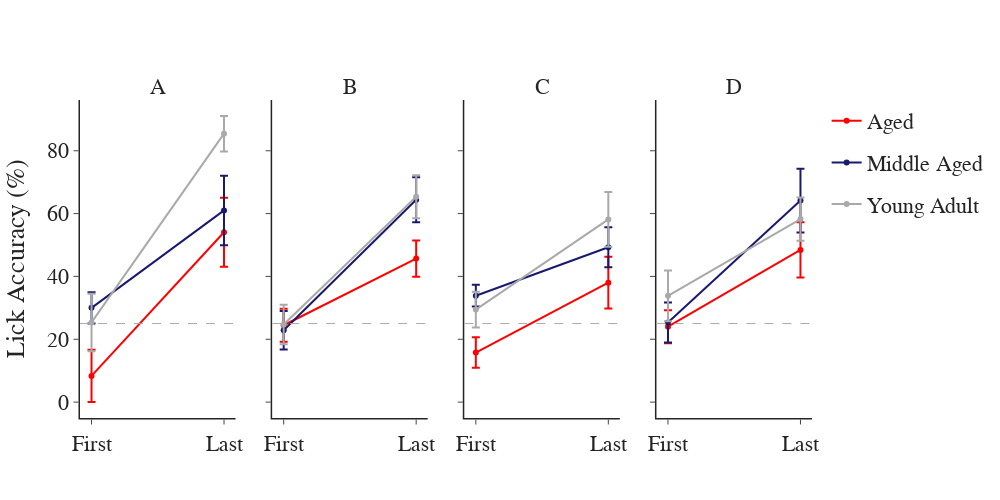

Notebook code cell kept with this figure:
### Code cell
y_variable = 'lick_accuracy_thresh5'
sess_pairs = [('A', 'AP'), ('B', 'BP'), ('C', 'CP'), ('D', 'DP')]
fig = pf.custom_graph_template(x_title='', y_title='', rows=1, columns=4, titles=['A', 'B', 'C', 'D'], 
                               width=1000, shared_y=True)
for idx, pair in enumerate(sess_pairs):
    loop_data = ct_df[(ct_df['session'] == pair[0]) | (ct_df['session'] == pair[1])]
    loop_data = loop_data.replace({pair[0]: 'First', pair[1]: 'Last'})
    avg_data = loop_data.groupby(['session', 'group'], as_index=False).agg({y_variable: ['mean', 'sem']})
    for group in np.unique(avg_data['group']):
        gdata = avg_data[avg_data['group'] == group]
        fig.add_trace(go.Scatter(x=gdata['session'], y=gdata[y_variable]['mean'], name=group,
                                 marker_color=group_colors_dict[group], showlegend=False, legendgroup=group,
                                 error_y=dict(type='data', array=gdata[y_variable]['sem'])), row=1, col=idx+1)
fig['data'][0]['showlegend'] = True
fig['data'][1]['showlegend'] = True
fig['data'][2]['showlegend'] = True
fig.add_hline(y=25, line_width=1, line_dash='dash', line_color=chance_color, opacity=1)
fig.update_yaxes(title='Lick Accuracy (%)', col=1)
fig.show()
fig.write_image(pjoin(fig_path, 'thresh5_probe_acc.png'))

### Figure 1 — Plotly figure (JSON) as saved in the notebook; plotly's stock layout.template omitted (floating-point values rounded to 4 significant figures)
{"data": [{"error_y": {"array": [8.333, 11.0], "type": "data"}, "legendgroup": "Aged", "marker": {"color": "red"}, "name": "Aged", "showlegend": true, "type": "scatter", "x": ["First", "Last"], "xaxis": "x", "y": [8.333, 54.06], "yaxis": "y"}, {"error_y": {"array": [5, 11.07], "type": "data"}, "legendgroup": "Middle Aged", "marker": {"color": "midnightblue"}, "name": "Middle Aged", "showlegend": true, "type": "scatter", "x": ["First", "Last"], "xaxis": "x", "y": [30, 61.01], "yaxis": "y"}, {"error_y": {"array": [9.136, 5.647], "type": "data"}, "legendgroup": "Young Adult", "marker": {"color": "darkgrey"}, "name": "Young Adult", "showlegend": true, "type": "scatter", "x": ["First", "Last"], "xaxis": "x", "y": [25.36, 85.44], "yaxis": "y"}, {"error_y": {"array": [5.254, 5.791], "type": "data"}, "legendgroup": "Aged", "marker": {"color": "red"}, "name": "Aged", "showlegend": false, "type": "scatter", "x": ["First", "Last"], "xaxis": "x2", "y": [24.46, 45.68], "yaxis": "y2"}, {"error_y": {"array": [6.135, 7.161], "type": "data"}, "legendgroup": "Middle Aged", "marker": {"color": "midnightblue"}, "name": "Middle Aged", "showlegend": false, "type": "scatter", "x": ["First", "Last"], "xaxis": "x2", "y": [22.88, 64.38], "yaxis": "y2"}, {"error_y": {"array": [6.302, 6.861], "type": "data"}, "legendgroup": "Young Adult", "marker": {"color": "darkgrey"}, "name": "Young Adult", "showlegend": false, "type": "scatter", "x": ["First", "Last"], "xaxis": "x2", "y": [24.71, 65.35], "yaxis": "y2"}, {"error_y": {"array": [4.855, 8.256], "type": "data"}, "legendgroup": "Aged", "marker": {"color": "red"}, "name": "Aged", "showlegend": false, "type": "scatter", "x": ["First", "Last"], "xaxis": "x3", "y": [15.76, 38.02], "yaxis": "y3"}, {"error_y": {"array": [3.467, 6.373], "type": "data"}, "legendgroup": "Middle Aged", "marker": {"color": "midnightblue"}, "name": "Middle Aged", "showlegend": false, "type": "scatter", "x": ["First", "Last"], "xaxis": "x3", "y": [33.86, 49.27], "yaxis": "y3"}, {"error_y": {"array": [5.703, 8.73], "type": "data"}, "legendgroup": "Young Adult", "marker": {"color": "darkgrey"}, "name": "Young Adult", "showlegend": false, "type": "scatter", "x": ["First", "Last"], "xaxis": "x3", "y": [29.45, 58.16], "yaxis": "y3"}, {"error_y": {"array": [5.269, 8.816], "type": "data"}, "legendgroup": "Aged", "marker": {"color": "red"}, "name": "Aged", "showlegend": false, "type": "scatter", "x": ["First", "Last"], "xaxis": "x4", "y": [24.0, 48.45], "yaxis": "y4"}, {"error_y": {"array": [6.392, 10.13], "type": "data"}, "legendgroup": "Middle Aged", "marker": {"color": "midnightblue"}, "name": "Middle Aged", "showlegend": false, "type": "scatter", "x": ["First", "Last"], "xaxis": "x4", "y": [25.33, 64.14], "yaxis": "y4"}, {"error_y": {"array": [8.074, 6.853], "type": "data"}, "legendgroup": "Young Adult", "marker": {"color": "darkgrey"}, "name": "Young Adult", "showlegend": false, "type": "scatter", "x": ["First", "Last"], "xaxis": "x4", "y": [33.81, 58.24], "yaxis": "y4"}], "layout": {"annotations": [{"font": {"size": 22}, "showarrow": false, "text": "A", "x": 0.1062, "xanchor": "center", "xref": "paper", "y": 1, "yanchor": "bottom", "yref": "paper"}, {"font": {"size": 22}, "showarrow": false, "text": "B", "x": 0.3688, "xanchor": "center", "xref": "paper", "y": 1, "yanchor": "bottom", "yref": "paper"}, {"font": {"size": 22}, "showarrow": false, "text": "C", "x": 0.6313, "xanchor": "center", "xref": "paper", "y": 1, "yanchor": "bottom", "yref": "paper"}, {"font": {"size": 22}, "showarrow": false, "text": "D", "x": 0.8938, "xanchor": "center", "xref": "paper", "y": 1, "yanchor": "bottom", "yref": "paper"}], "font": {"family": "Arial", "size": 22}, "height": 500, "shapes": [{"line": {"color": "darkgrey", "dash": "dash", "width": 1}, "opacity": 1, "type": "line", "x0": 0, "x1": 1, "xref": "x domain", "y0": 25, "y1": 25, "yref": "y"}, {"line": {"color": "darkgrey", "dash": "dash", "width": 1}, "opacity": 1, "type": "line", "x0": 0, "x1": 1, "xref": "x2 domain", "y0": 25, "y1": 25, "yref": "y2"}, {"line": {"color": "darkgrey", "dash": "dash", "width": 1}, "opacity": 1, "type": "line", "x0": 0, "x1": 1, "xref": "x3 domain", "y0": 25, "y1": 25, "yref": "y3"}, {"line": {"color": "darkgrey", "dash": "dash", "width": 1}, "opacity": 1, "type": "line", "x0": 0, "x1": 1, "xref": "x4 domain", "y0": 25, "y1": 25, "yref": "y4"}], "title": {"x": 0.5, "xanchor": "center", "y": 0.9, "yanchor": "top"}, "width": 1000, "xaxis": {"anchor": "y", "domain": [0, 0.2125], "linewidth": 1.5, "title": {"text": ""}}, "xaxis2": {"anchor": "y2", "domain": [0.2625, 0.475], "linewidth": 1.5, "title": {"text": ""}}, "xaxis3": {"anchor": "y3", "domain": [0.525, 0.7375], "linewidth": 1.5, "title": {"text": ""}}, "xaxis4": {"anchor": "y4", "domain": [0.7875, 1], "linewidth": 1.5, "title": {"text": ""}}, "yaxis": {"anchor": "x", "domain": [0, 1], "linewidth": 1.5, "matches": "y", "title": {"text": "Lick Accuracy (%)"}}, "yaxis2": {"anchor": "x2", "domain": [0, 1], "linewidth": 1.5, "matches": "y", "showticklabels": false, "title": {"text": ""}}, "yaxis3": {"anchor": "x3", "domain": [0, 1], "linewidth": 1.5, "matches": "y", "showticklabels": false, "title": {"text": ""}}, "yaxis4": {"anchor": "x4", "domain": [0, 1], "linewidth": 1.5, "matches": "y", "showticklabels": false, "title": {"text": ""}}}}
